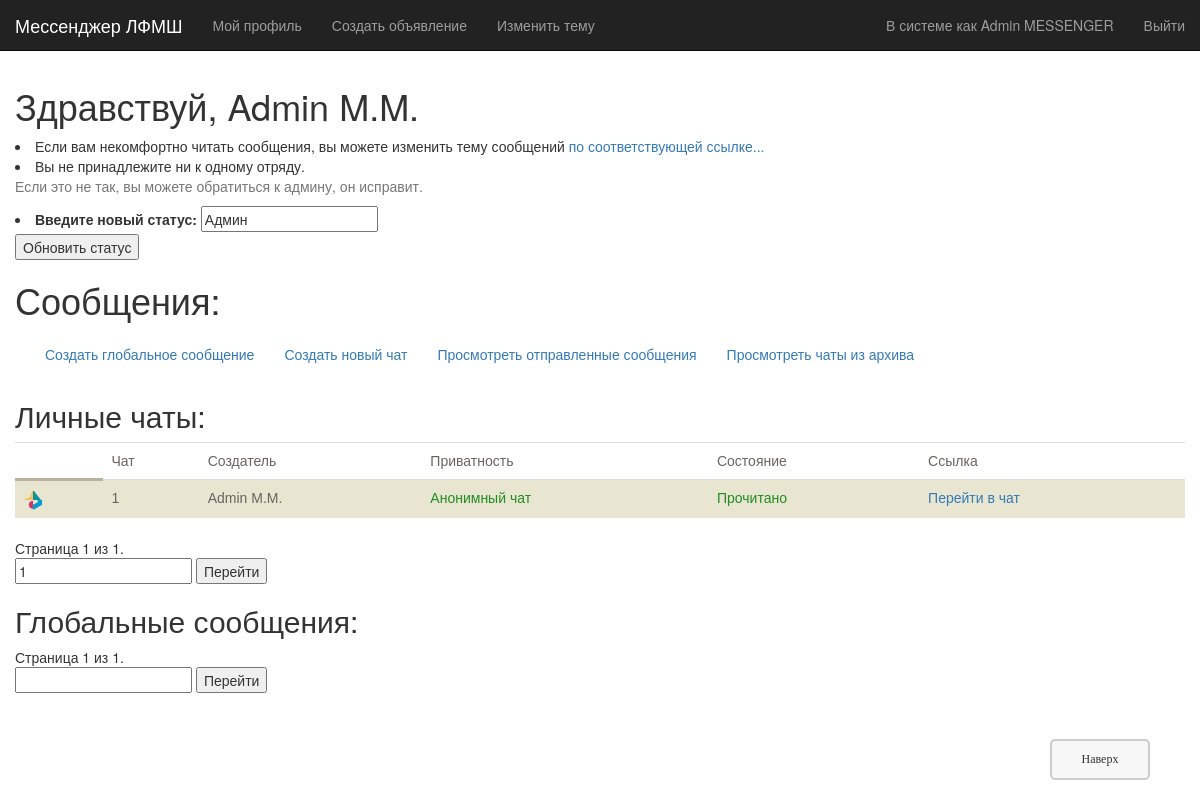
Before: /messenger/messages/ (signed in) with the older database file.
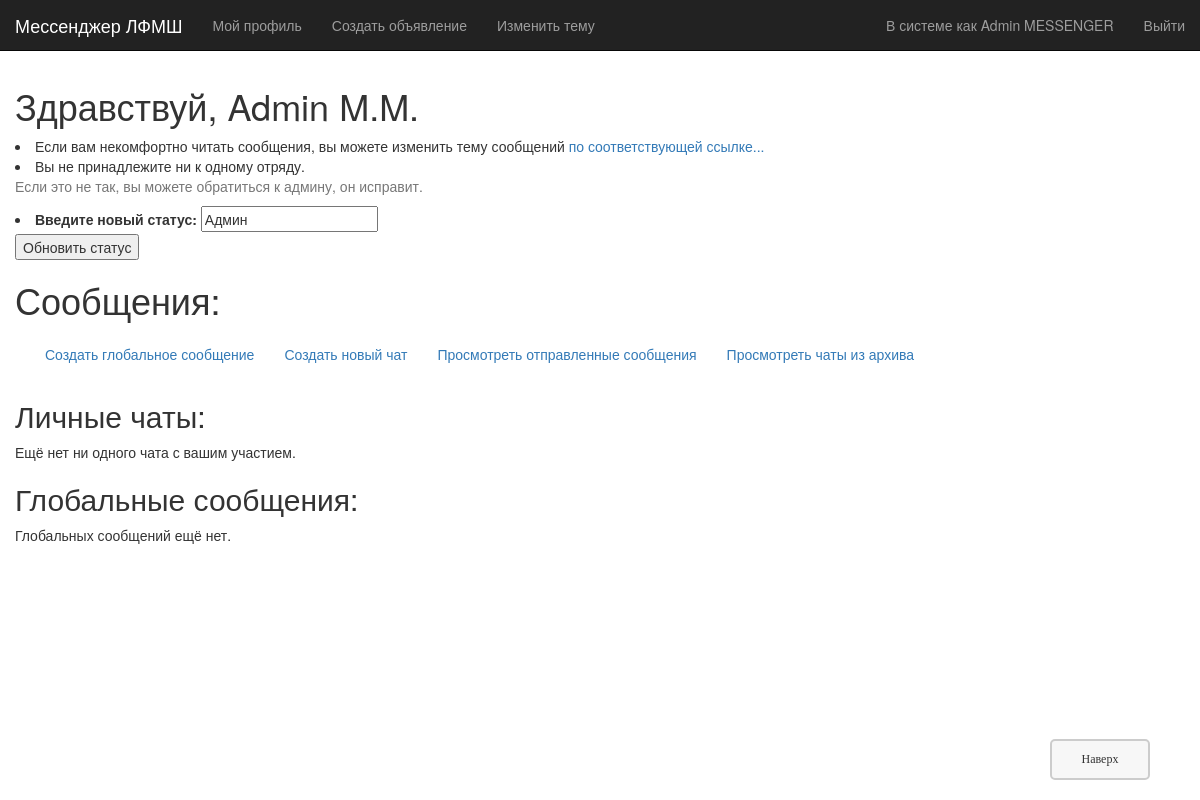
After: the same page with the newer database file.
### lfmsh/models.py (models this page shows, shortened)
class chat(models.Model):
    cnt = models.IntegerField(default=1, editable=False)
    name = models.CharField(max_length=50, default='', verbose_name='Название чата:')
    description = models.CharField(max_length=500, default='', verbose_name='Описание чата:')
    creator = models.ForeignKey('account', related_name='creator_chat', on_delete=models.CASCADE, null=True, verbose_name="Создатель:")
    anonim = models.BooleanField(default=False, verbose_name='Если вы хотите сделать чат анонимным, поставьте здесь галочку. Этот параметр неизменяем.')
    anonim_legacy = models.BooleanField(default=False, verbose_name='Поставьте галочку, если хотите разрешить участникам отправлять анонимные сообщения.')
    chat_ico = models.ImageField(verbose_name="Иконка чата:", null=True)
    id = models.UUIDField(primary_key=True, default=uuid.uuid4, help_text="Уникальный ID чата.")
    def get_absolute_url(self):
        return reverse('chats-n', args=[str(self.id)]) if chat_valid.objects.get(what_chat=self).avaliable else None
    def anonim_status(self):
        return 'Анонимный чат' if self.anonim else \
               'Анонимные сообщения разрешены' if self.anonim_legacy\
                else 'Все сообщения публичные'
    def get_img(self):
        return static(f'images/{self.chat_ico}')
    class Meta:
        ordering = ["name"]

class account(models.Model):
    user = models.OneToOneField(User, on_delete=models.CASCADE, verbose_name="Пользователь:")
    id = models.UUIDField(primary_key=True, default=uuid.uuid4, help_text="Уникальный ID аккаунта.")#, editable=False)
    first_name = models.CharField(max_length=40, default='Not stated', verbose_name="Имя:")        #   Имя
    middle_name = models.CharField(max_length=40, default='Not stated', verbose_name="Отчество:")  #   Отчество
    last_name = models.CharField(max_length=40, default='Not stated', verbose_name="Фамилия:")     #   Фамилия
    party = models.IntegerField(default=0, verbose_name="Отряд:")
    account_status = models.CharField(max_length=100, default='', blank=True, verbose_name="Статус:")
    theme_self = models.ForeignKey('theme', default=None, blank=True, null=True, on_delete=models.SET_NULL, verbose_name="Тема аккаунта:")
    class Meta:
        ordering = ["party", "last_name"]
        permissions = (
            ("staff_", "Принадлежность к персоналу"),
            ("register", "Может регистрировать пользователей"),
            ("edit_users", "Может изменять пользователей"),
            ("ant_edit", "Может принимать заявки"),
        )
    def __str__(self):
        return f'{self.last_name} {self.first_name[0]}.{self.middle_name[0]}.'
    def short_name(self):
        return f'{self.last_name} {self.first_name}'

class chat_and_acc(models.Model):
    id = models.UUIDField(primary_key=True, default=uuid.uuid4, help_text="Уникальный ID.")
    what_chat = models.ForeignKey('chat', on_delete=models.CASCADE, null=True, verbose_name="Чат:")
    what_acc = models.ForeignKey('account', on_delete=models.CASCADE, null=True, verbose_name="Аккаунт:")
    readen = models.BooleanField(default=False, editable=False)

### lfmsh/views.py (the view)
# urls.py: 2. Add a URL to urlpatterns:  path('', views.home, name='home')
@login_required
def home(request):
    chat_valid_all = list(chat_valid.objects.exclude(avaliable=False))
    list_id_chats = []
    for i in chat_valid_all:
        if i.getting_access(request.user.account):
            list_id_chats.append(i.what_chat.id)
    mess_pr = chat.objects.filter(id__in=list_id_chats)
    chat_and_acc_all = chat_and_acc.objects.filter(what_chat__in=mess_pr).filter(what_acc=request.user.account)
    mess_pub = message.objects.filter(receiver=None)
    paginator1 = Paginator(mess_pr, 25)
    paginator2 = Paginator(mess_pub, 10)
    page1 = request.GET.get('page1')
    page2 = request.GET.get('page2')
    try:
        items1 = paginator1.page(page1)
    except PageNotAnInteger:
        items1 = paginator1.page(1)
    except EmptyPage:
        items1 = paginator1.page(paginator1.num_pages)
    try:
        items2 = paginator2.page(page2)
    except PageNotAnInteger:
        items2 = paginator2.page(1)
    except EmptyPage:
        items2 = paginator2.page(paginator2.num_pages)
    if request.method == 'POST':
        form = SetStatus(request.POST)
        if form.is_valid():
            account_ = account.objects.get(id=request.user.account.id)
            new_status = form.cleaned_data['status']
            account_.account_status = new_status
            account_.save()
            return redirect('messages')
    else:
        status = request.user.account.account_status
        form = SetStatus(initial={'status': status,})
    context={'items1': items1, 'items2': items2, 'form': form, 'readen_status': chat_and_acc_all, 'theme': ger_active_theme(request.user.account),
             'postfix': f'_{ger_active_theme(request.user.account).postfix}' if ger_active_theme(request.user.account) else ''}
    return render(
        request,
        'messenger/messages.html',
        context=context,
    )

### lfmsh/forms.py (shortened to what this page needs)
class SetStatus(forms.Form):
    status = forms.CharField(max_length=50, required=False, label="Введите новый статус:")

### lfmsh/models.py (called while the page is built, shortened)
def ger_active_theme(acc: account, delete=False, new=''):
    return acc.theme_self

    def from_db_value(self, value, expression, connection):
        if value is None:
            return []
        return json.loads(value)

    def getting_access(self, acc: account):
        for i in self.list_members:
            if f'{acc.id}' == f'{i}': return True
        return False

### lfmsh/templates/messenger/messages.html (shortened to what this page needs)
{% extends "base_generic.html" %}
{% block content %}
<h1>Здравствуй, {{ request.user.account }}</h1>
<form action="" method="post"><ui>
    <li>Если вам некомфортно читать сообщения, вы можете изменить тему сообщений <a href="{% url 'list-themes' %}">по соответствующей ссылке...</a></li>
    {% if request.user.account.party != 0 %}
    <li>Отряд: {{ request.user.account.party }}</li>
    {% else %}
    <li>Вы не принадлежите ни к одному отряду.</li>
    {% endif %}
    <p class="text-muted">Если это не так, вы можете обратиться к админу, он исправит.</p>
    {{ form.as_ul }}
    <input type="submit" value="Обновить статус" />
</ui></form>
<h1>Сообщения:</h1>
<div class="container-fluid">
    <ul class="nav navbar-nav navbar-left">
        <li><a href="{% url 'messages-new' %}">Создать глобальное сообщение</a></li>
        <li><a href="{% url 'chats-new' %}">Создать новый чат</a></li>
        <li><a href="{% url 'messages-edit' %}">Просмотреть отправленные сообщения</a></li>
        <li><a href="{% url 'chats-archived' %}">Просмотреть чаты из архива</a></li>
    </ul>
</div>
<h2>Личные чаты:</h2>
<div id="chats">
    {% include 'messenger/update_chats.html' %}
</div>
<h2>Глобальные сообщения:</h2>
<div id="globals">
    {% include 'messenger/update_globals.html' %}
</div>
<a href="#top" title="В начало" tabindex="-1" class="topbutton">Наверх</a>
{% endblock %}

### lfmsh/templates/messenger/update_chats.html (shortened to what this page needs)
{% if items1 %}
<table class="table">
    <th class="th">
        <td class="td">Чат</td>
        <td class="td">Создатель</td>
        <td class="td">Приватность</td>
        <td class="td">Состояние</td>
        <td class="td">Ссылка</td>
    </th>
    {% for element in items1 %}
    {% load static %}
    <tr class="tr">
        <td class="td"><img src="{{ element.get_img }}" /></td>
        <td class="td">{{ element.name }}</td>
        <td class="td">{{ element.creator }}</td>
        <td class="td"><span {% if element.anonim %} class="green" {% elif not element.anonim_legacy %} class="red" {% endif %}>
            {{ element.anonim_status }}</span></td>
        {% for el2 in readen_status %}
        {% if el2.what_chat.id == element.id %}
        <td class="td">{% if el2.readen %}
            <span class="green">Прочитано</span>{% else %}<span class="red">Не прочитано</span>{% endif %}</td>
        {% endif %}
        {% endfor %}
        <td class="td"><a href="{{ element.get_absolute_url }}">Перейти в чат</a></td>
    </tr>
    {% endfor %}
</table>
<span class="page-current">
    Страница {{ items1.number }} из {{ items1.paginator.num_pages }}.
</span>
<form method="GET" action="{% url 'messages' %}">
    <input type="text" name="page1" value="{{ items1.number }}" />
    <button type="submit">Перейти</button>
</form>
{% else %}
    <p>Ещё нет ни одного чата с вашим участием.</p>
{% endif %}

Changed rows visible on the page:
removed chat: get_img (picture), name "1", creator "Admin M.M.", anonim_status "Анонимный чат"
removed chat_and_acc: readen "Прочитано"
Other visible differences:
{{ items1.number }}: "1" → (not shown)
{{ items1.paginator.num_pages }}: "1" → (not shown)
form field page1: "1" → (not shown)
{{ items2.number }}: "1" → (not shown)
{{ items2.paginator.num_pages }}: "1" → (not shown)
text no longer shown: "Чат Создатель Приватность Состояние Ссылка Страница из . Перейти Страница из . Перейти"
text now shown: "Ещё нет ни одного чата с вашим участием. Глобальных сообщений ещё нет."
